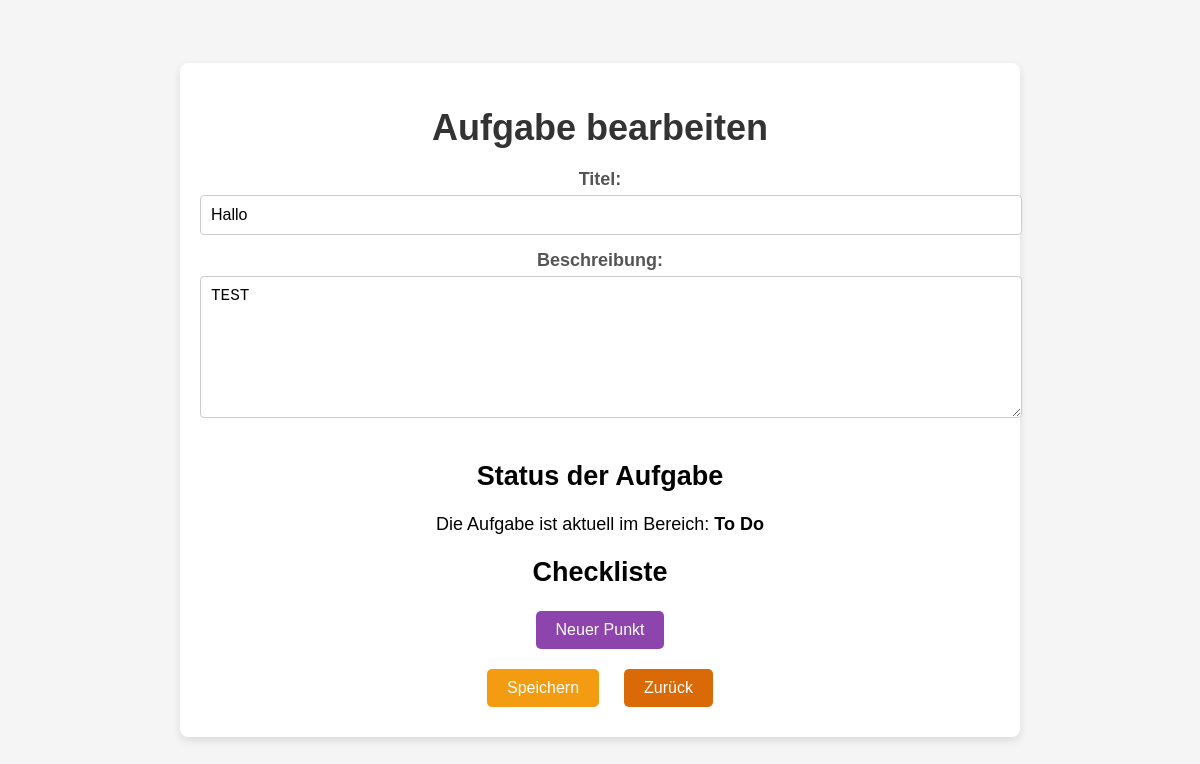
Page /task_manager/edit_task/27 (signed in) on the committed database.
### tables this page shows
CREATE TABLE tasks (
        id INTEGER PRIMARY KEY AUTOINCREMENT,
        title TEXT NOT NULL,
        description TEXT,
        status TEXT NOT NULL CHECK (status IN ('To Do', 'In Progress', 'In QA', 'Done'))
        , created_by TEXT);

### Task_Manager.py (the view, shortened to what this page needs)
@task_manager.route('/edit_task/<int:task_id>', methods=['GET', 'POST'])
@requires_permission('edit_task')
def edit_task(task_id):
    conn = get_db_connection()
    conn.row_factory = sqlite3.Row
    cursor = conn.cursor()
    cursor.execute("SELECT * FROM tasks WHERE id = ?", (task_id,))
    task = cursor.fetchone()
    user_role = session.get('role')
    user_email = session.get('email')
    if user_role in ['Admin', 'Manager', 'Benutzer']:
        pass  # Keine Einschränkung
    if not task:
        flash("❌ Aufgabe nicht gefunden!", "danger")
        return redirect('/task_manager')
    task = conn.execute('SELECT * FROM tasks WHERE id = ?', (task_id,)).fetchone()
    checklist = conn.execute('SELECT * FROM checklist WHERE task_id = ?', (task_id,)).fetchall()
    conn.close()
    return render_template('edit_task.html', task=task, checklist=checklist)

### Task_Manager.py (called while the page is built)
def get_db_connection():
    conn = sqlite3.connect('nutzer.db')
    conn.row_factory = sqlite3.Row  # Ergebnisse als Dictionary-ähnliche Objekte zurückgeben
    return conn

### app.py (called while the page is built)
@app.context_processor
def inject_is_admin():
    return {'is_admin': session.get('role') == 'Admin'}

### auth_utils.py (called while the page is built)
def requires_permission(permission):
    def decorator(f):
        @wraps(f)
        def decorated_function(*args, **kwargs):
            if 'role' not in session:
                flash("❌ Zugriff verweigert. Bitte anmelden.", "danger")
                return redirect(url_for('login'))
            user_role = session['role']
            allowed_permissions = ROLES.get(user_role, [])
            if permission not in allowed_permissions:
                flash("❌ Zugriff verweigert. Du hast nicht die erforderlichen Rechte.", "danger")
                return redirect(url_for('task_manager.Task_Manager'))
            return f(*args, **kwargs)
        return decorated_function
    return decorator

### templates/edit_task.html (shortened to what this page needs)
<!DOCTYPE html>
<html lang="en">
<head>
    <link rel="stylesheet" href="/static/bearbeiten.css">
</head>
<body>
    <div class="container">
        <h1>Aufgabe bearbeiten</h1>
        <form action="/task_manager/edit_task/{{ task['id'] }}" method="POST">
            <label for="title">Titel:</label>
            <input type="text" id="title" name="title" value="{{ task.title }}" required>
            <label for="description">Beschreibung:</label>
            <textarea id="description" name="description" required>{{ task.description }}</textarea>
            <h2>Status der Aufgabe</h2>
            <p>
                Die Aufgabe ist aktuell im Bereich:
                <strong>{{ task['status'] }}</strong>
            </p>
            <h2>Checkliste</h2>
            <button type="button" id="add-item" onclick="addChecklistItem()">Neuer Punkt</button>
            <div>
                <button type="submit" id="save">Speichern</button>
                <button type="button" id="back" onclick="window.location.href='/task_manager'">Zurück</button>
            </div>
        </form>
    </div>
</body>
</html>

### static/bearbeiten.css (style rules this page uses)
body { display: flex; justify-content: center; align-items: center; height: 100vh; margin: 0; font-family: Arial, sans-serif; font-size: 18px; background-color: #f5f5f5; }
.container { width: 80%; max-width: 800px; padding: 20px; background-color: white; box-shadow: 0 4px 8px rgba(0, 0, 0, 0.1); border-radius: 8px; text-align: center; }
h1 { color: #333; margin-bottom: 20px; }
label { display: block; margin-bottom: 5px; font-weight: bold; color: #555; }
input[type="text"], textarea { width: 100%; padding: 10px; margin-bottom: 15px; border: 1px solid #ccc; border-radius: 4px; font-size: 16px; }
textarea { resize: vertical; height: 120px; }
button { padding: 10px 20px; border: none; border-radius: 5px; font-size: 16px; cursor: pointer; }
#add-item { background-color: #8e44ad; color: white; margin: 10px auto; display: block; }
#save, #back { margin: 10px; background-color: #f39c12; color: white; }
#back { background-color: rgb(218, 106, 8); }

### rows in the picture
tasks: title "Hallo", description "TEST", status "To Do"
